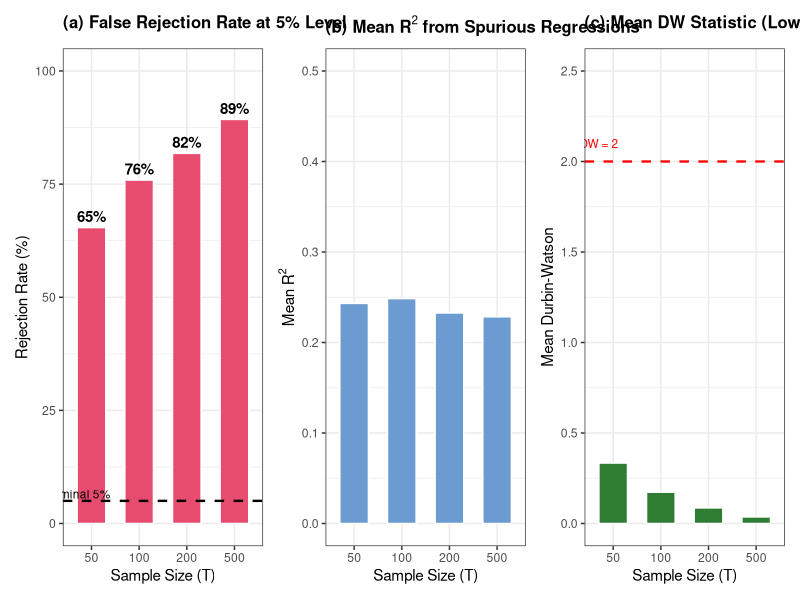
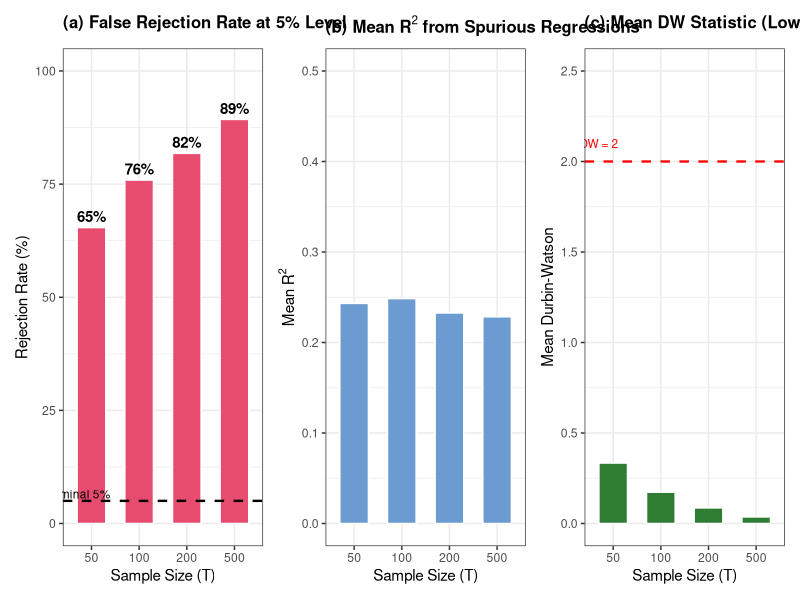
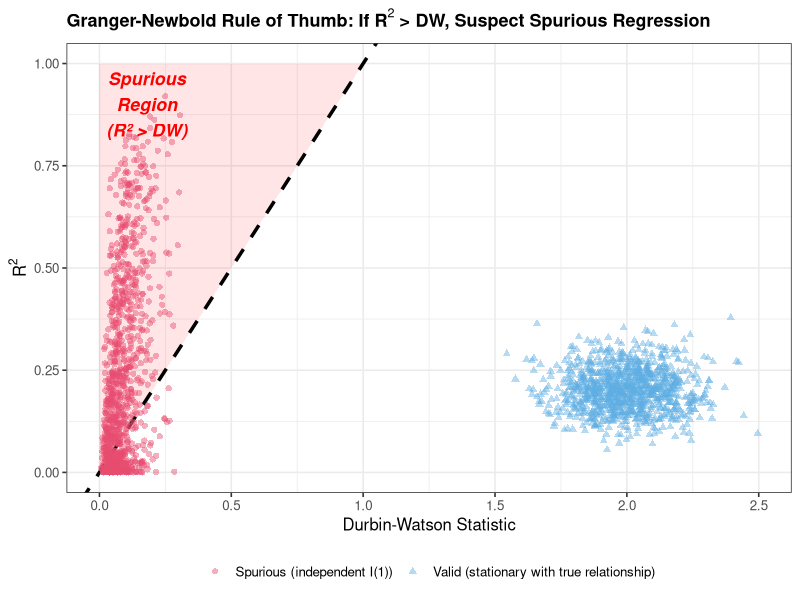
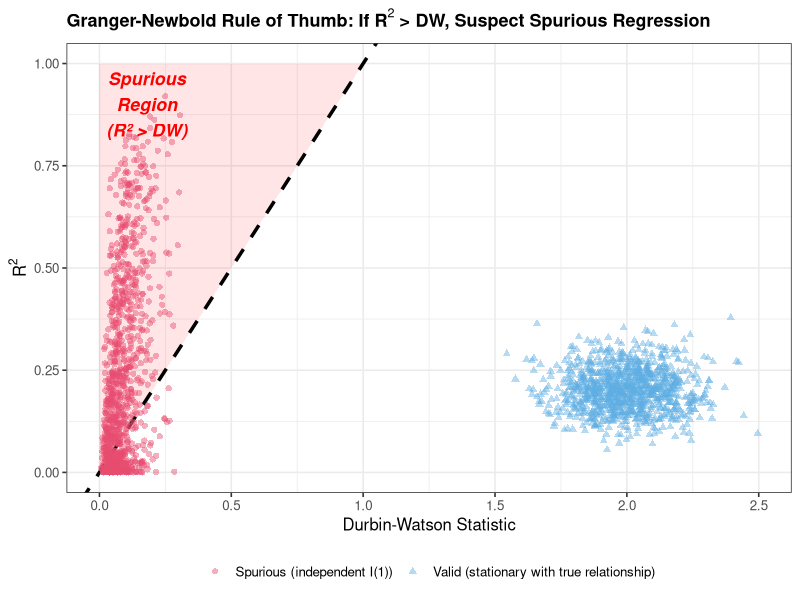
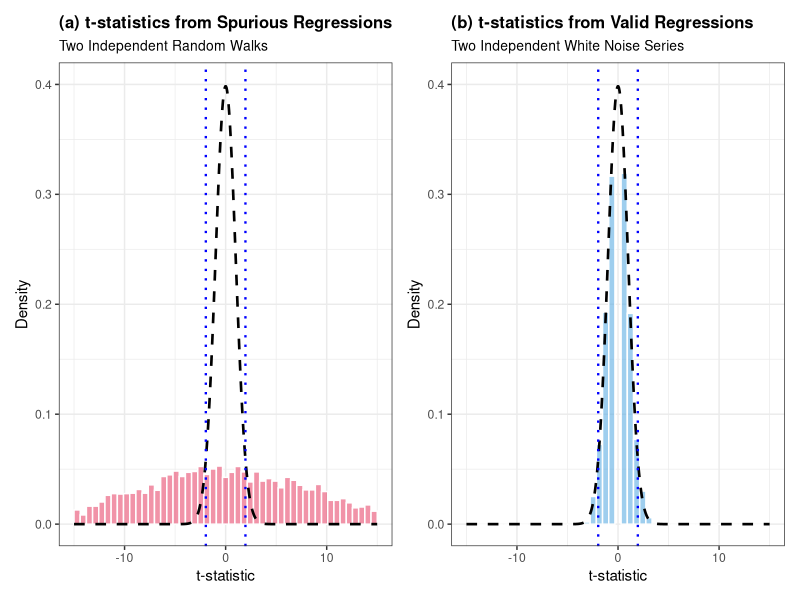
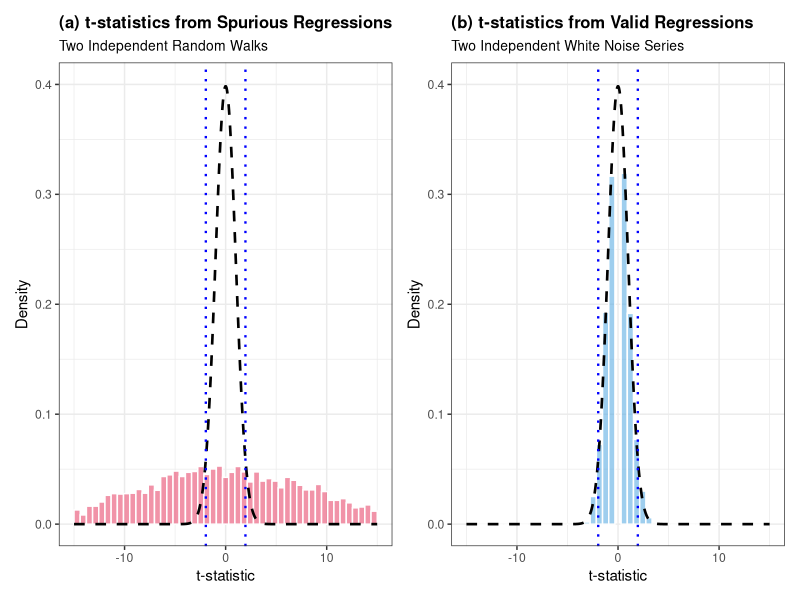

The R source for these figures, in order:
# =========================================================
# Spurious Regression: Monte Carlo Simulations
# =========================================================
# Author:   Alessia Paccagnini
# Textbook: Macroeconometrics
#
# Replicates three figures:
#   1. Monte Carlo evidence (rejection rates, mean R2, mean DW)
#   2. Granger-Newbold rule of thumb (R2 vs DW scatter)
#   3. t-statistic distributions (spurious vs valid)
#
# References:
#   Granger & Newbold (1974). Journal of Econometrics, 2(2), 111-120.
#   Phillips (1986). Journal of Econometrics, 33(3), 311-340.
# =========================================================

library(ggplot2)
library(gridExtra)
library(patchwork)   # for combining ggplots side by side

set.seed(42)

# Output directory: same folder as this script (portable)
out_dir <- tryCatch(dirname(normalizePath(sys.frame(1)$ofile)),
                    error = function(e) getwd())

# --------------------------------------------------------
# Helper functions
# --------------------------------------------------------
dw_stat <- function(resid) sum(diff(resid)^2) / sum(resid^2)

run_regression <- function(T, spurious = TRUE) {
  if (spurious) {
    x <- cumsum(rnorm(T))
    y <- cumsum(rnorm(T))
  } else {
    x <- rnorm(T)
    y <- rnorm(T)
  }
  fit    <- lm(y ~ x)
  s      <- summary(fit)
  list(
    r2       = s$r.squared,
    t_stat   = coef(s)["x", "t value"],
    dw       = dw_stat(residuals(fit)),
    beta_hat = coef(fit)["x"]
  )
}

# =========================================================
# Figure 1: Monte Carlo Evidence
# =========================================================
cat(strrep("=", 60), "\n")
cat("Figure 1: Monte Carlo Evidence on Spurious Regression\n")
cat(strrep("=", 60), "\n")

sample_sizes  <- c(50, 100, 200, 500)
n_simulations <- 1000
critical_value <- 1.96

fig1_stats <- data.frame(
  T               = sample_sizes,
  rejection_rate  = NA_real_,
  mean_r2         = NA_real_,
  mean_dw         = NA_real_
)

for (i in seq_along(sample_sizes)) {
  T <- sample_sizes[i]
  cat(sprintf("  Simulating T = %d...\n", T))

  sims <- replicate(n_simulations, run_regression(T, spurious = TRUE),
                    simplify = FALSE)

  t_stats <- sapply(sims, `[[`, "t_stat")
  r2s     <- sapply(sims, `[[`, "r2")
  dws     <- sapply(sims, `[[`, "dw")

  fig1_stats$rejection_rate[i] <- mean(abs(t_stats) > critical_value) * 100
  fig1_stats$mean_r2[i]        <- mean(r2s)
  fig1_stats$mean_dw[i]        <- mean(dws)

  cat(sprintf("  T=%d: Rejection rate=%.1f%%, Mean R2=%.3f, Mean DW=%.3f\n",
              T, fig1_stats$rejection_rate[i],
              fig1_stats$mean_r2[i], fig1_stats$mean_dw[i]))
}

fig1_stats$T_label <- factor(as.character(fig1_stats$T),
                              levels = as.character(sample_sizes))

# Panel (a)
pa <- ggplot(fig1_stats, aes(x = T_label, y = rejection_rate)) +
  geom_col(fill = "#E74C6F", colour = "white", width = 0.6) +
  geom_hline(yintercept = 5, linetype = "dashed", linewidth = 0.8) +
  geom_text(aes(label = sprintf("%.0f%%", rejection_rate)),
            vjust = -0.5, fontface = "bold", size = 3.8) +
  annotate("text", x = 0.7, y = 6.5, label = "Nominal 5%", size = 3) +
  scale_y_continuous(limits = c(0, 100)) +
  labs(title = "(a) False Rejection Rate at 5% Level",
       x = "Sample Size (T)", y = "Rejection Rate (%)") +
  theme_bw(base_size = 11) +
  theme(plot.title = element_text(face = "bold", size = 12))

# Panel (b)
pb <- ggplot(fig1_stats, aes(x = T_label, y = mean_r2)) +
  geom_col(fill = "#6C9BD1", colour = "white", width = 0.6) +
  scale_y_continuous(limits = c(0, 0.5)) +
  labs(title = expression(bold("(b) Mean " * R^2 * " from Spurious Regressions")),
       x = "Sample Size (T)", y = expression("Mean " * R^2)) +
  theme_bw(base_size = 11) +
  theme(plot.title = element_text(face = "bold", size = 12))

# Panel (c)
pc <- ggplot(fig1_stats, aes(x = T_label, y = mean_dw)) +
  geom_col(fill = "#2E7D32", colour = "white", width = 0.6) +
  geom_hline(yintercept = 2, linetype = "dashed", colour = "red", linewidth = 0.8) +
  annotate("text", x = 0.7, y = 2.1, label = "DW = 2", colour = "red", size = 3) +
  scale_y_continuous(limits = c(0, 2.5)) +
  labs(title = "(c) Mean DW Statistic (Lower = More Autocorrelation)",
       x = "Sample Size (T)", y = "Mean Durbin-Watson") +
  theme_bw(base_size = 11) +
  theme(plot.title = element_text(face = "bold", size = 12))

fig1 <- pa + pb + pc
ggsave(file.path(out_dir, "spurious_regression_montecarlo.png"),
       fig1, width = 16, height = 5, dpi = 300)
ggsave(file.path(out_dir, "spurious_regression_montecarlo.pdf"),
       fig1, width = 16, height = 5)
cat("  -> Saved: spurious_regression_montecarlo.png/pdf\n\n")


# =========================================================
# Figure 2: Granger-Newbold Rule of Thumb
# =========================================================
cat(strrep("=", 60), "\n")
cat("Figure 2: Granger-Newbold Rule of Thumb\n")
cat(strrep("=", 60), "\n")

n_sims_scatter <- 1000
T_scatter      <- 200

cat("  Simulating spurious regressions...\n")
spur <- replicate(n_sims_scatter, run_regression(T_scatter, spurious = TRUE),
                  simplify = FALSE)
spurious_df <- data.frame(
  dw   = sapply(spur, `[[`, "dw"),
  r2   = sapply(spur, `[[`, "r2"),
  type = "Spurious (independent I(1))"
)

cat("  Simulating valid regressions...\n")
valid_list <- lapply(seq_len(n_sims_scatter), function(...) {
  x   <- rnorm(T_scatter)
  y   <- 0.5 * x + rnorm(T_scatter)
  fit <- lm(y ~ x)
  list(r2 = summary(fit)$r.squared, dw = dw_stat(residuals(fit)))
})
valid_df <- data.frame(
  dw   = sapply(valid_list, `[[`, "dw"),
  r2   = sapply(valid_list, `[[`, "r2"),
  type = "Valid (stationary with true relationship)"
)

scatter_df <- rbind(spurious_df, valid_df)

fig2 <- ggplot(scatter_df, aes(x = dw, y = r2, colour = type, shape = type)) +
  # Shaded spurious region
  annotate("ribbon", x = c(0, 1), ymin = c(0, 1), ymax = 1,
           fill = "red", alpha = 0.10) +
  # 45-degree line
  geom_abline(intercept = 0, slope = 1, linetype = "dashed",
              linewidth = 1.2, colour = "black") +
  geom_point(alpha = 0.45, size = 1.8) +
  annotate("text", x = 0.18, y = 0.90,
           label = "Spurious\nRegion\n(R² > DW)",
           colour = "red", fontface = "bold.italic", size = 4.5) +
  scale_colour_manual(values = c("Spurious (independent I(1))"              = "#E74C6F",
                                  "Valid (stationary with true relationship)" = "#5DADE2")) +
  scale_shape_manual(values  = c("Spurious (independent I(1))"              = 16,
                                  "Valid (stationary with true relationship)" = 17)) +
  scale_x_continuous(limits = c(0, 2.5)) +
  scale_y_continuous(limits = c(0, 1.0)) +
  labs(
    title  = expression(bold("Granger-Newbold Rule of Thumb: If " * R^2 * " > DW, Suspect Spurious Regression")),
    x      = "Durbin-Watson Statistic",
    y      = expression(R^2),
    colour = NULL, shape = NULL
  ) +
  theme_bw(base_size = 12) +
  theme(legend.position = "bottom",
        plot.title = element_text(face = "bold", size = 13))

ggsave(file.path(out_dir, "spurious_regression_rule_of_thumb.png"),
       fig2, width = 10, height = 7, dpi = 300)
ggsave(file.path(out_dir, "spurious_regression_rule_of_thumb.pdf"),
       fig2, width = 10, height = 7)
cat("  -> Saved: spurious_regression_rule_of_thumb.png/pdf\n\n")


# =========================================================
# Figure 3: t-statistic distributions
# =========================================================
cat(strrep("=", 60), "\n")
cat("Figure 3: Distribution of t-statistics\n")
cat(strrep("=", 60), "\n")

n_sims_tstat <- 5000
T_tstat      <- 200

cat("  Simulating spurious regressions...\n")
spurious_t <- replicate(n_sims_tstat,
                         run_regression(T_tstat, spurious = TRUE)$t_stat)

cat("  Simulating valid regressions...\n")
valid_t <- replicate(n_sims_tstat,
                      run_regression(T_tstat, spurious = FALSE)$t_stat)

# Theoretical t-density
t_grid <- seq(-15, 15, length.out = 500)
theory_df <- data.frame(t = t_grid, density = dt(t_grid, df = T_tstat - 2))

make_tstat_panel <- function(t_vals, fill_col, panel_label, subtitle) {
  df <- data.frame(t = t_vals)
  ggplot(df, aes(x = t)) +
    geom_histogram(aes(y = after_stat(density)), bins = 50,
                   fill = fill_col, alpha = 0.6, colour = "white") +
    geom_line(data = theory_df, aes(x = t, y = density),
              linetype = "dashed", linewidth = 0.9, colour = "black") +
    geom_vline(xintercept = c(-1.96, 1.96),
               linetype = "dotted", linewidth = 0.8, colour = "blue") +
    scale_x_continuous(limits = c(-15, 15)) +
    scale_y_continuous(limits = c(0, 0.40)) +
    labs(title    = panel_label,
         subtitle = subtitle,
         x        = "t-statistic",
         y        = "Density") +
    theme_bw(base_size = 11) +
    theme(plot.title    = element_text(face = "bold", size = 12),
          plot.subtitle = element_text(size = 10))
}

p3a <- make_tstat_panel(spurious_t, "#E74C6F",
                         "(a) t-statistics from Spurious Regressions",
                         "Two Independent Random Walks")
p3b <- make_tstat_panel(valid_t,    "#5DADE2",
                         "(b) t-statistics from Valid Regressions",
                         "Two Independent White Noise Series")

fig3 <- p3a + p3b
ggsave(file.path(out_dir, "spurious_regression_tstat_distribution.png"),
       fig3, width = 14, height = 5.5, dpi = 300)
ggsave(file.path(out_dir, "spurious_regression_tstat_distribution.pdf"),
       fig3, width = 14, height = 5.5)
cat("  -> Saved: spurious_regression_tstat_distribution.png/pdf\n\n")

cat(strrep("=", 60), "\n")
cat("All figures generated successfully!\n")
cat(strrep("=", 60), "\n")
